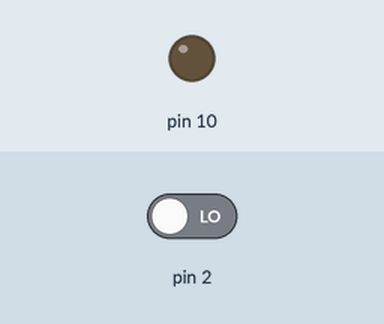
Bench run of a sketch on a simulated Arduino Uno, built with avr-gcc and run on an emulated ATmega328P. Shown: output pins drawn as LEDs (lit = HIGH). The inputs (shaded band) are chosen by the test bench; at power-on: pin 2 LOW.

Above: at 1.2 s.
1.3 s: pin 2 driven HIGH
At 2.2 s:
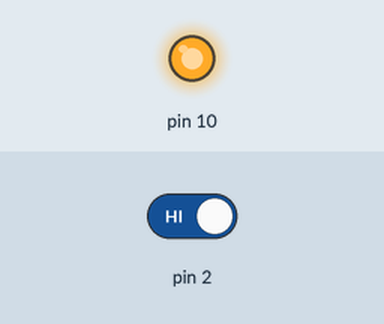
2.8 s: pin 2 driven LOW
At 3.3 s:
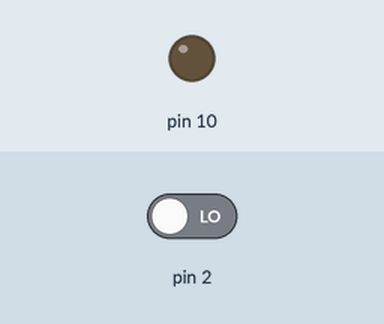
Timing chart, 0 to 5.8 s (numbered marks = the images above; inputs shaded):
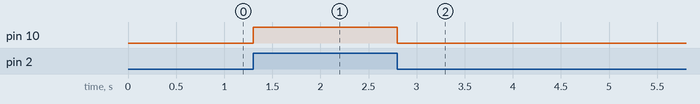

The sketch:

swled0.ino
```cpp
void setup() {
 pinMode(10,OUTPUT);
 pinMode(2,INPUT);
}

void loop() {
  unsigned char a;
  a = digitalRead(2);
  digitalWrite(10,a);

}
```

Measured:
- after the input at 1.3 s, pin 10: LOW → HIGH at once
- after the input at 2.8 s, pin 10: HIGH → LOW at once
